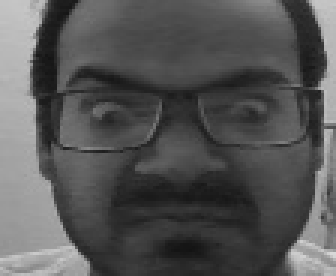
#> input picture expression_recognition/database/anger/10.jpg, 112 x 92 px, given in place of the camera (shown 3 times larger)
$ python create_database.py ../expression_recognition/database/anger/10.jpg
#> lines starting #> are read from the running program, lines starting #| are printed output that depends on the picture
# create_database.py
import cv2, sys, numpy, os, time

count = 0
size = 4
fn_haar = 'haarcascade_frontalface_default.xml'
fn_dir = 'database'
fn_name = 'vidit'# sys.argv[1]  # name of the person
path = os.path.join(fn_dir, fn_name)
if not os.path.isdir(path):
    os.mkdir(path)
(im_width, im_height) = (112, 92)
haar_cascade = cv2.CascadeClassifier(fn_haar)
webcam = cv2.VideoCapture(0)

print("-----------------------Taking pictures----------------------")
print("--------------------Give some expressions---------------------")
# The program loops until it has 20 images of the face.
try:
    while count < 45:
        (rval, im) = webcam.read()
#> im is the input picture: shape (92, 112, 3); min 19, max 216, mean 85.3
        im = cv2.flip(im, 1, 0)
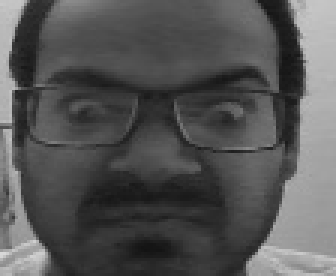
#> im: shape (92, 112, 3) (shown 3 times larger); min 19, max 216, mean 85.3
        gray = cv2.cvtColor(im, cv2.COLOR_BGR2GRAY)
        mini = cv2.resize(gray, (gray.shape[1] // size, gray.shape[0] // size))
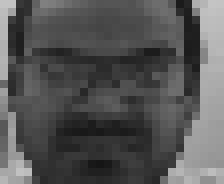
#> mini: shape (23, 28) (shown 8 times larger); min 21, max 196, mean 85.3
        faces = haar_cascade.detectMultiScale(mini)
#> faces = ()
        faces = sorted(faces, key=lambda x: x[3])
#> faces = []
        if faces:
            face_i = faces[0]
            (x, y, w, h) = [v * size for v in face_i]
            face = gray[y:y + h, x:x + w]
            face_resize = cv2.resize(face, (im_width, im_height))
            pin = sorted([int(n[:n.find('.')]) for n in os.listdir(path)
                          if n[0] != '.'] + [0])[-1] + 1
            cv2.imwrite('%s/%s.png' % (path, pin), face_resize)
            cv2.rectangle(im, (x, y), (x + w, y + h), (0, 255, 0), 3)
            cv2.putText(im, fn_name, (x - 10, y - 10), cv2.FONT_HERSHEY_PLAIN, 1, (0, 255, 0))
        time.sleep(0.38)
        count += 1

        cv2.imshow('OpenCV', im)
        key = cv2.waitKey(10)
#> (key Esc is pressed here)
        if key == 27:
            break
    print(str(count) + " images taken and saved to " + fn_name + " folder in database ")
finally:
    print('releasing webcam')
    webcam.release()

$ run again, on expression_recognition/database/anger/12.jpg
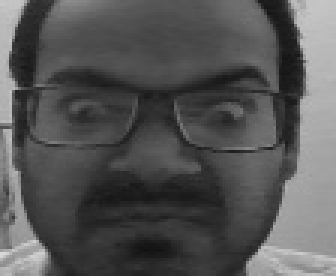
#> input picture expression_recognition/database/anger/12.jpg, 112 x 92 px, given in place of the camera (shown 3 times larger)
#> im is the input picture: shape (92, 112, 3); min 19, max 216, mean 85.3
#> `mini = cv2.resize(gray, (gray.shape[1] // size, gray.shape[0] // size))`:
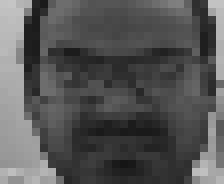
#> mini: shape (23, 28) (shown 8 times larger); min 21, max 196, mean 85.3
#> `faces = haar_cascade.detectMultiScale(mini)`: faces = ()
#> `faces = sorted(faces, key=lambda x: x[3])`: faces = []

$ run again, on expression_recognition/database/anger/18.jpg
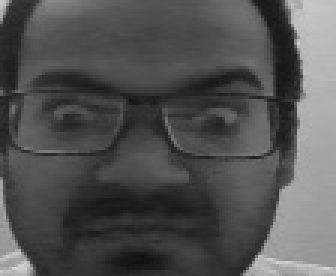
#> input picture expression_recognition/database/anger/18.jpg, 112 x 92 px, given in place of the camera (shown 3 times larger)
#> im is the input picture: shape (92, 112, 3); min 16, max 213, mean 82.2
#> `im = cv2.flip(im, 1, 0)`:
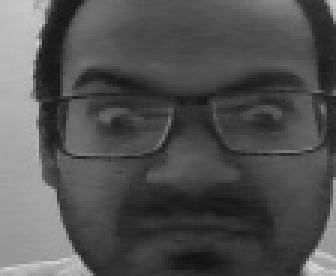
#> im: shape (92, 112, 3) (shown 3 times larger); min 16, max 213, mean 82.2
#> `mini = cv2.resize(gray, (gray.shape[1] // size, gray.shape[0] // size))`:
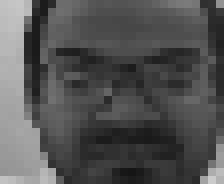
#> mini: shape (23, 28) (shown 8 times larger); min 20, max 201, mean 82.2
#> `faces = haar_cascade.detectMultiScale(mini)`: faces = ()
#> `faces = sorted(faces, key=lambda x: x[3])`: faces = []
